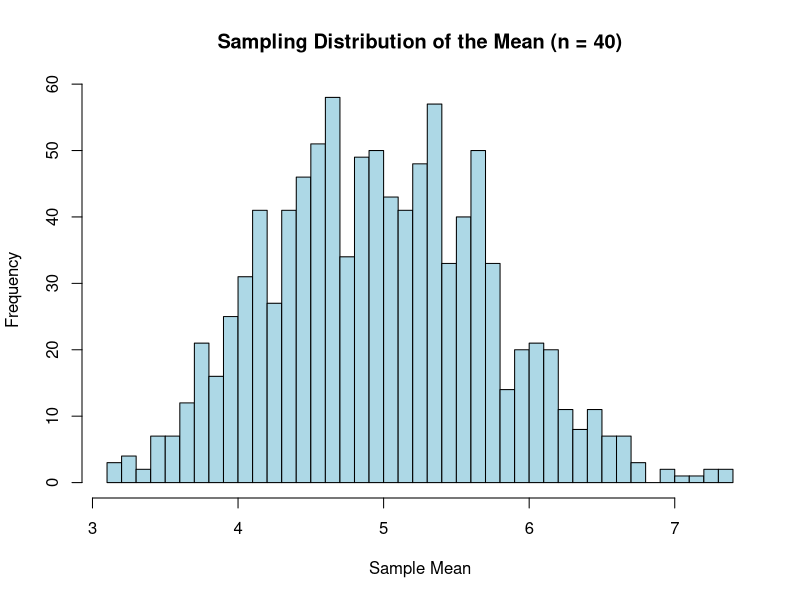

The R script that drew this image:
## ---- chunk 1
knitr::opts_chunk$set(echo = TRUE)
## ---- chunk 2
set.seed(1234)
lambda <- 0.2
n <- 40
num_sim <- 1000

# Simulate sample means
means <- replicate(num_sim, mean(rexp(n, lambda)))
## ---- chunk 3
# Histogram of sample means
hist(means, main = "Sampling Distribution of the Mean (n = 40)", 
     xlab = "Sample Mean", col = "lightblue", breaks = 40)

# Compare sample mean and theoretical mean
sample_mean <- mean(means)
theoretical_mean <- 1 / lambda
## ---- chunk 4
# Calculate sample and theoretical variance
sample_variance <- var(means)
theoretical_variance <- (1 / lambda)^2 / n # Variance of the sample mean

# Output both values
sample_variance
theoretical_variance
## ---- chunk 5

## ---- chunk 6
data("ToothGrowth")
ToothGrowth$dose <- as.factor(ToothGrowth$dose)

head(ToothGrowth)
summary(ToothGrowth)
## ---- chunk 7
# Calculate sample and theoretical variance
sample_variance <- var(means)
theoretical_variance <- (1 / lambda)^2 / n  # Variance of the sample mean

# Output both values
sample_variance
theoretical_variance
## ---- chunk 8

## ---- chunk 9
# Load the dataset and prepare it
data("ToothGrowth")
ToothGrowth$dose <- as.factor(ToothGrowth$dose)

# View dataset structure
head(ToothGrowth)
summary(ToothGrowth)
